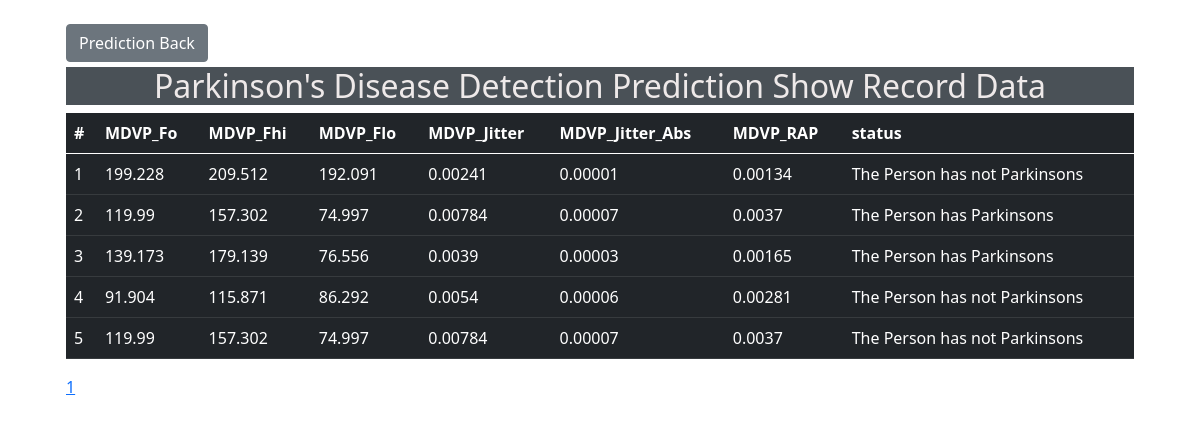
Screenshot of /predict/result/recordData/ with the database file from the repository.
### Parkinsons_Disease_App/models.py (models this page shows)
class ParkinsonPredict(models.Model):
    MDVP_Fo = models.FloatField()
    MDVP_Fhi = models.FloatField()
    MDVP_Flo = models.FloatField()
    MDVP_Jitter = models.FloatField()
    MDVP_Jitter_Abs = models.FloatField()
    MDVP_RAP = models.FloatField()
    MDVP_PPQ = models.FloatField()
    Jitter_DDP = models.FloatField()
    MDVP_Shimmer = models.FloatField()
    MDVP_Shimmer_dB = models.FloatField()
    Shimmer_APQ3 = models.FloatField()
    Shimmer_APQ5 = models.FloatField()
    MDVP_APQ = models.FloatField()
    Shimmer_DDA = models.FloatField()
    NHR = models.FloatField()
    HNR = models.FloatField()
    RPDE = models.FloatField()
    DFA = models.FloatField()
    spread1 = models.FloatField()
    spread2 = models.FloatField()
    D2 = models.FloatField()
    PPE = models.FloatField()
    status = models.CharField(max_length=200)

### Parkinsons_Disease_App/views.py (the view)
# urls.py: path('predict/result/recordData/', views.recordData, name="recordData"),
def recordData(request):
    data = ParkinsonPredict.objects.all().order_by('-id')
    paginator = Paginator(data, 10)
    page_number = request.GET.get('page')
    page_obj = paginator.get_page(page_number)
    return render(request, "recordData.html",{"page_obj":page_obj, })

### templates/recordData.html (shortened to what this page needs)
{% load static %}
<!DOCTYPE html>
<html lang="en">
<head>
    <link href="https://cdn.jsdelivr.net/npm/bootstrap@5.0.2/dist/css/bootstrap.min.css" rel="stylesheet">
</head>
<body>
    <div class="container">
        <div class="m-4">
            <table class="table table-dark table-hover">
                <a href="{% url 'predict' %}" class="btn btn-secondary">Prediction Back</a>
                <h2 style="text-align: center;color:rgba(241, 236, 236, 0.986); background-color:rgb(74, 81, 87);margin-top: 5px;">Parkinson's Disease Detection Prediction Show Record Data</h2>
                <thead>
                    <tr>
                        <th>#</th>
                        <th>MDVP_Fo</th>
                        <th>MDVP_Fhi</th>
                        <th>MDVP_Flo</th>
                        <th>MDVP_Jitter</th>
                        <th>MDVP_Jitter_Abs</th>
                        <th>MDVP_RAP</th>
                        <th>status</th>
                    </tr>
                </thead>
                <tbody>
                    {% if page_obj %}
                    {% for p in page_obj %}
                    <tr>
                        <td>{{ forloop.counter}}</td>
                        <td>{{p.MDVP_Fo}}</td>
                        <td>{{p.MDVP_Fhi}}</td>
                        <td>{{p.MDVP_Flo}}</td>
                        <td>{{p.MDVP_Jitter}}</td>
                        <td>{{p.MDVP_Jitter_Abs}}</td>
                        <td>{{p.MDVP_RAP}}</td>
                        <td>{{p.status}}</td>
                    </tr>
                    {% endfor %}
                    {% else %}
                     <br><br>
                     <h2>No It Any Parkinson's Disease Detection Prediction Data added yet.</h2>
                     <br><br>
                    {% endif %}
                </tbody>
            </table>
              <ul class="pagination">
               {% load l10n %}
               {% for page_obj in page_obj.paginator.page_range %}
                {% if page_obj.number == page_obj  %}
                    <li><a href="?page={{page_obj }}" class="active" >{{page_obj | localize }}</a></li>&nbsp;&nbsp;
                {% else %}
                    <li ><a href="?page={{page_obj}}">{{page_obj }}</a></li> &nbsp;&nbsp;
                {% endif %}
                {% endfor %}
            </ul>
        </div>
    </div>
</body>
</html>

### rows the page displays
ParkinsonPredict: MDVP_Fo "199.228", MDVP_Fhi "209.512", MDVP_Flo "192.091", MDVP_Jitter "0.00241", MDVP_Jitter_Abs "0.00001", MDVP_RAP "0.00134", status "The Person has not Parkinsons"
ParkinsonPredict: MDVP_Fo "119.99", MDVP_Fhi "157.302", MDVP_Flo "74.997", MDVP_Jitter "0.00784", MDVP_Jitter_Abs "0.00007", MDVP_RAP "0.0037", status "The Person has Parkinsons"
ParkinsonPredict: MDVP_Fo "139.173", MDVP_Fhi "179.139", MDVP_Flo "76.556", MDVP_Jitter "0.0039", MDVP_Jitter_Abs "0.00003", MDVP_RAP "0.00165", status "The Person has Parkinsons"
ParkinsonPredict: MDVP_Fo "91.904", MDVP_Fhi "115.871", MDVP_Flo "86.292", MDVP_Jitter "0.0054", MDVP_Jitter_Abs "0.00006", MDVP_RAP "0.00281", status "The Person has not Parkinsons"
ParkinsonPredict: MDVP_Fo "119.99", MDVP_Fhi "157.302", MDVP_Flo "74.997", MDVP_Jitter "0.00784", MDVP_Jitter_Abs "0.00007", MDVP_RAP "0.0037", status "The Person has not Parkinsons"

### other values shown
{{ page_obj }} "1"
